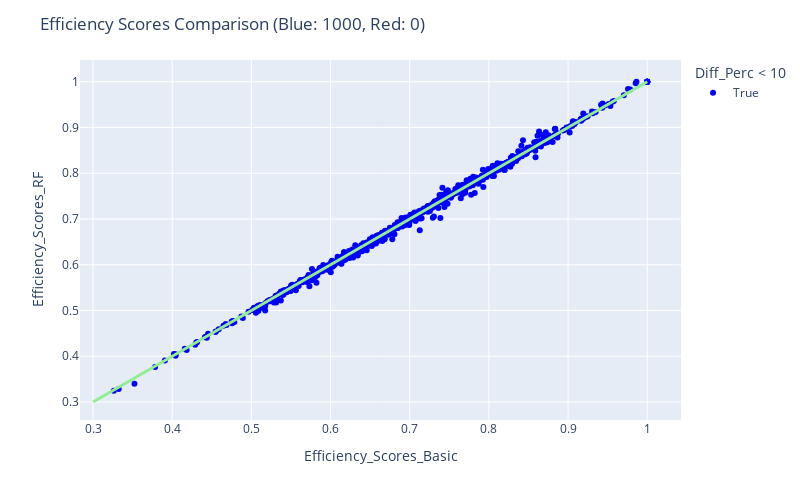

The notebook cell this image was saved under:
### Code cell
fig = px.scatter(res_rf, x="Efficiency_Scores_Basic", y="Efficiency_Scores_RF", color = "Diff_Perc < 10", color_discrete_map= {True:"blue", False: "red"},
                 hover_data=["Efficiency_Scores_Basic", "Efficiency_Scores_RF", "Diff_Perc"] + [res_rf.index])


fig.add_traces(
    list(px.line(x = np.linspace(0.3, 1, num=2), y = np.linspace(0.3, 1, num=2)).select_traces())
)

fig.update_traces(line_color='lightgreen', line_width=3)

fig.update_layout(
    autosize=False,
    width=800,
    height=500,
    title_text=f"Efficiency Scores Comparison (Blue: {blue}, Red: {red})",
)

fig.show()

### Figure 1 — Plotly figure (JSON) as saved in the notebook; plotly's stock layout.template omitted (floating-point values rounded to 4 significant figures; data arrays with more than 128 entries replaced by an {"elided": "..."} marker saying what was removed)
{"data": [{"customdata": {"elided": "1000x2 mixed values"}, "hovertemplate": "Diff_Perc < 10=True<br>Efficiency_Scores_Basic=%{x}<br>Efficiency_Scores_RF=%{y}<br>Diff_Perc=%{customdata[0]}<br>index=%{customdata[1]}<extra></extra>", "legendgroup": "True", "line": {"color": "lightgreen", "width": 3}, "marker": {"color": "blue", "symbol": "circle"}, "mode": "markers", "name": "True", "orientation": "v", "showlegend": true, "type": "scatter", "x": {"elided": "1000 float values"}, "xaxis": "x", "y": {"elided": "1000 float values"}, "yaxis": "y"}, {"hovertemplate": "x=%{x}<br>y=%{y}<extra></extra>", "legendgroup": "", "line": {"color": "lightgreen", "dash": "solid", "width": 3}, "marker": {"symbol": "circle"}, "mode": "lines", "name": "", "orientation": "v", "showlegend": false, "type": "scatter", "x": [0.3, 1], "xaxis": "x", "y": [0.3, 1], "yaxis": "y"}], "layout": {"autosize": false, "height": 500, "legend": {"title": {"text": "Diff_Perc < 10"}, "tracegroupgap": 0}, "margin": {"t": 60}, "title": {"text": "Efficiency Scores Comparison (Blue: 1000, Red: 0)"}, "width": 800, "xaxis": {"anchor": "y", "autorange": true, "domain": [0, 1], "range": [0.2834, 1.043], "title": {"text": "Efficiency_Scores_Basic"}, "type": "linear"}, "yaxis": {"anchor": "x", "autorange": true, "domain": [0, 1], "range": [0.2607, 1.048], "title": {"text": "Efficiency_Scores_RF"}, "type": "linear"}}}
